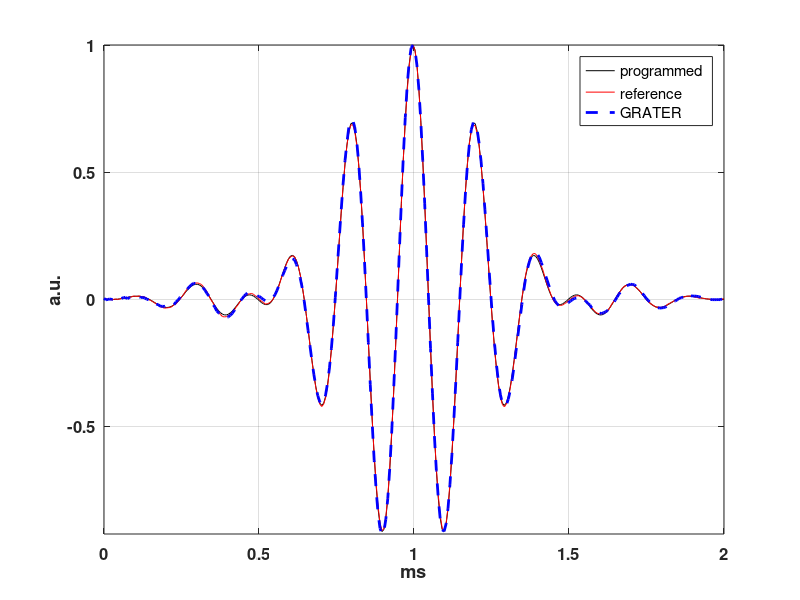

Write MATLAB code to recreate this figure. (Note: this script raises an error after producing the figure.)
% Use this script to plot some examples of RF pulses!
clc; clear all; close all;
addpath('./useful_functions')

%% Some examples of things you can plot...
% Change which experiment data to load & which RF pulses you want to view
% Experiment data & RF parameters specified in last 3 sections of Readme.m

exampnum = 3; % choose exampnum = 1, 2, or 3 

switch exampnum
    case 1
        % view RF pulse 1 of experiment 1 
        load('./Exp_1/Exp1p_grater.mat')
        load('./Exp_1/Exp1p_reference.mat')
        load('./Exp_1/Exp1r_programmed.mat')
        
        rfnum = 1;  % 2-band, TBW = 2 RF pulse
        
        programmed = Exp1r_programmed(rfnum,:)/max(abs(Exp1r_programmed(rfnum,:)));
        ref = Exp1p_reference(rfnum,:);
        GRATER = Exp1p_grater(rfnum,:);
    case 2
        % view RF pulse 16 from experiment 1
        load('./Exp_1/Exp1p_grater.mat')
        load('./Exp_1/Exp1p_reference.mat')
        load('./Exp_1/Exp1r_programmed.mat')
        
        rfnum = 16; % 5-band, TBW = 8 RF pulse
        
        programmed = Exp1r_programmed(rfnum,:)/max(abs(Exp1r_programmed(rfnum,:)));
        ref = Exp1p_reference(rfnum,:);
        GRATER = Exp1p_grater(rfnum,:);
    case 3
        % view RF pulse in subject 1 from experiment 3, no OVS
        load('./Exp_3/Exp3p_grater.mat')
        load('./Exp_3/Exp3p_reference.mat')
        load('./Exp_3/Exp3r_programmed.mat')
        
        rfnum = 7; % 2-band, TBW = 4 RF pulse
        
        programmed = Exp3r_programmed(rfnum,:)/max(abs(Exp3r_programmed(rfnum,:)));
        ref = Exp3p_reference(rfnum,:);
        GRATER = Exp3p_grater(rfnum,:);
end
%%

npts = size(programmed,2);

tms = linspace(0,2,npts);
figure();
% view programmed, reference, and GRATER waveforms togther
plot(tms,programmed/max(abs(programmed)),'k',...
    tms,ref/max(abs(ref)),'r',...
    tms,GRATER/max(abs(GRATER)),'b--',...
    'LineWidth',2)
set(gca,'FontSize',12,'FontWeight','bold');
axis tight; grid on;
xlabel('ms'); ylabel('a.u.');
legend('programmed','reference','GRATER');

NRMSErg = nrmse(ref,GRATER);
NRMSEpg = nrmse(programmed,GRATER);
NRMSEpr = nrmse(programmed,ref);
disp(['NRMSE: reference vs. GRATER = ' num2str(round(1000*NRMSErg)/1000) '.'])
disp(['NRMSE: programmed vs. GRATER = ' num2str(round(1000*NRMSEpg)/1000) '.'])
disp(['NRMSE: programmed vs. reference = ' num2str(round(1000*NRMSEpr)/1000) '.'])

